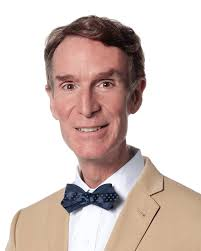
#> input picture ressources/download.jpg, 201 x 251 px
$ python warp_perspective.py
#> lines starting #> are read from the running program, lines starting #| are printed output that depends on the picture
import cv2
import numpy as np

img = cv2.imread("ressources/download.jpg")
#> img is the input picture: shape (251, 201, 3); mean B, G, R 192, 197.7, 213.5


width,height = 250,350
pts1 = np.float32([[45,37],[127,29],[73,145],[118,153]])   ##got the coordinate from opening paint and getting the number from there
pts2 = np.float32([[0,0],[width,0],[0,height],[width,height]])
matrix = cv2.getPerspectiveTransform(pts1,pts2)
imgOutput = cv2.warpPerspective(img,matrix,(width,height))
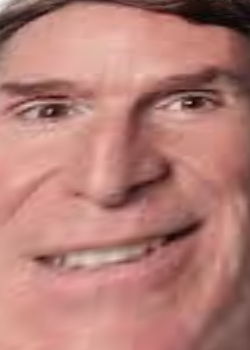
#> imgOutput: shape (350, 250, 3); mean B, G, R 118.6, 126.5, 181.2


cv2.imshow('Image', img)
cv2.imshow("Output",imgOutput)

cv2.waitKey(0)

$ run again, with ressources/counter01.png saved as ressources/download.jpg
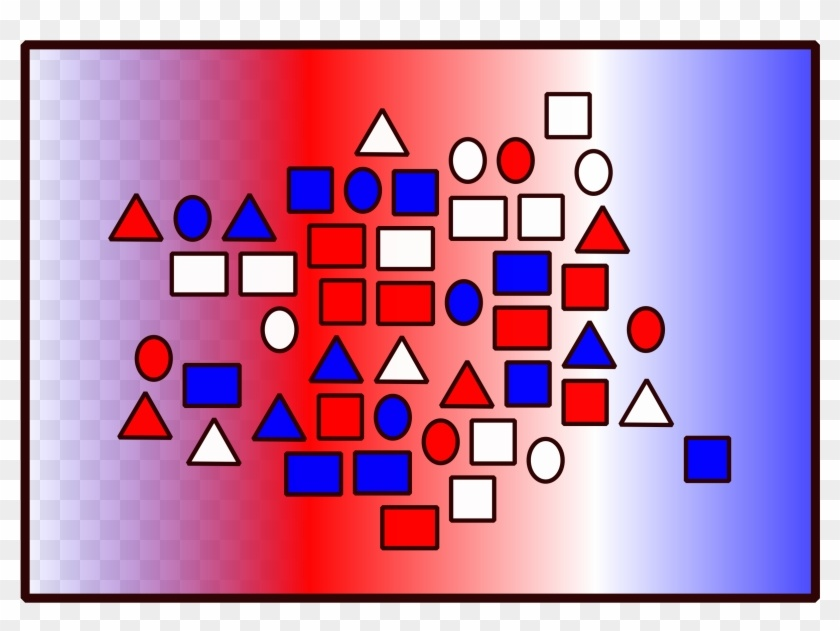
#> input picture ressources/counter01.png, 840 x 631 px
#> img is the input picture: shape (631, 840, 3); mean B, G, R 173.9, 134.7, 190
#> `imgOutput = cv2.warpPerspective(img,matrix,(width,height))`:
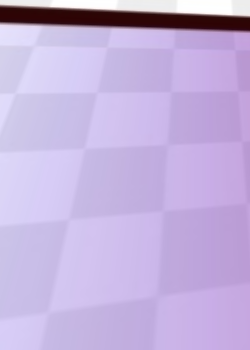
#> imgOutput: shape (350, 250, 3); mean B, G, R 220.7, 177.4, 195.6

$ run again, with ressources/png-file-clipart.png saved as ressources/download.jpg
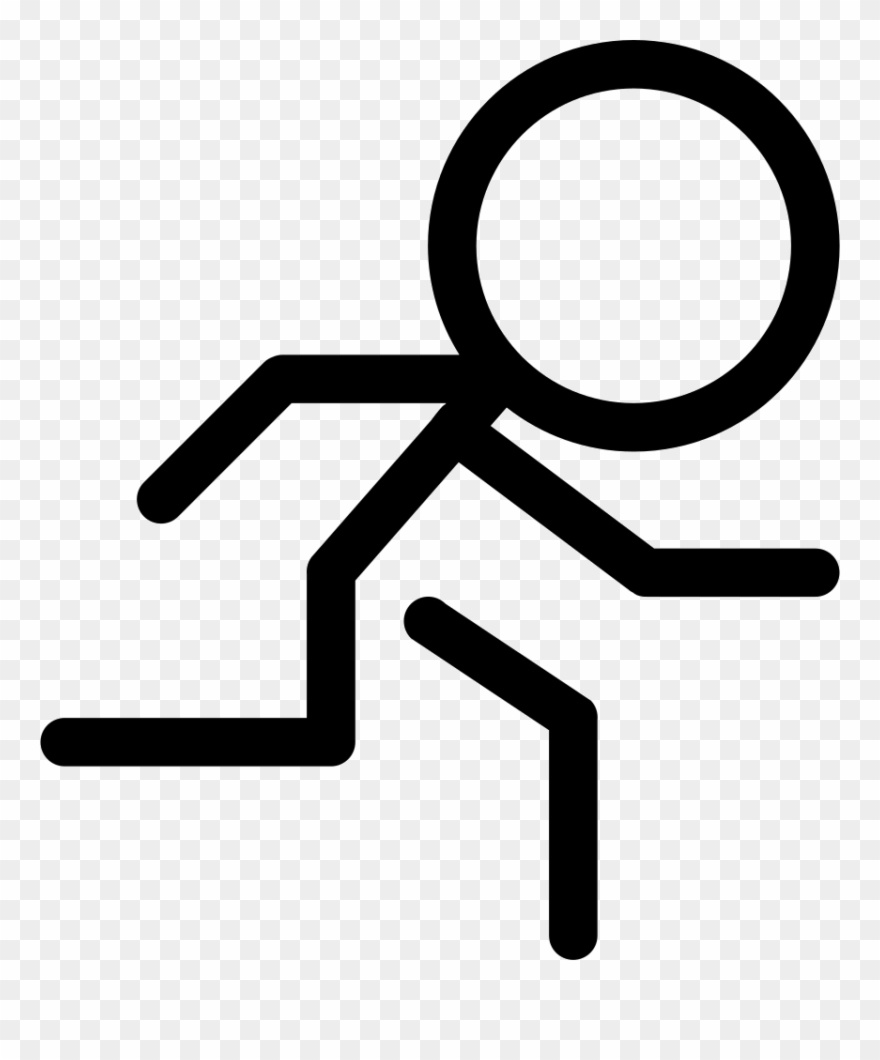
#> input picture ressources/png-file-clipart.png, 880 x 1060 px
#> img is the input picture: shape (1060, 880, 3); min 0, max 255, mean 207
#> `imgOutput = cv2.warpPerspective(img,matrix,(width,height))`:
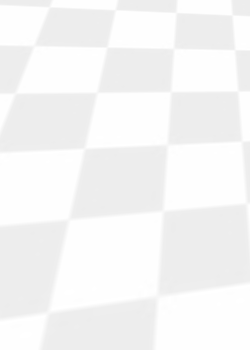
#> imgOutput: shape (350, 250, 3); min 236, max 255, mean 245.7

$ run again, with ressources/shapes.png saved as ressources/download.jpg
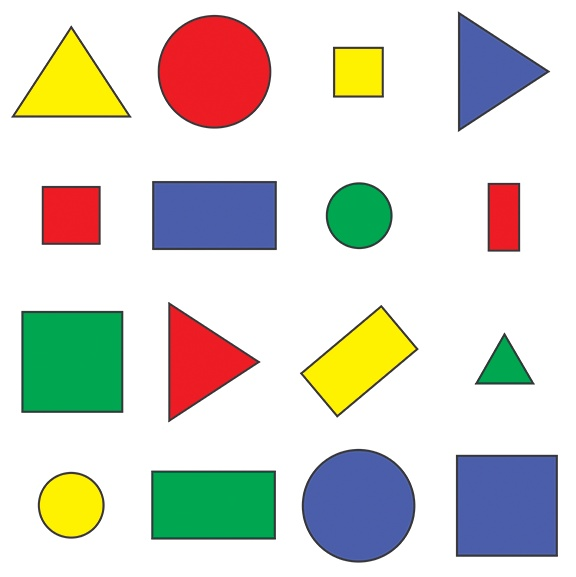
#> input picture ressources/shapes.png, 576 x 577 px
#> img is the input picture: shape (577, 576, 3); mean B, G, R 205.1, 214.2, 214.1
#> `imgOutput = cv2.warpPerspective(img,matrix,(width,height))`:
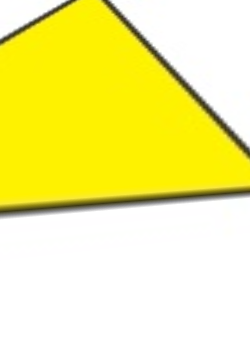
#> imgOutput: shape (350, 250, 3); mean B, G, R 142.6, 241, 246.3
